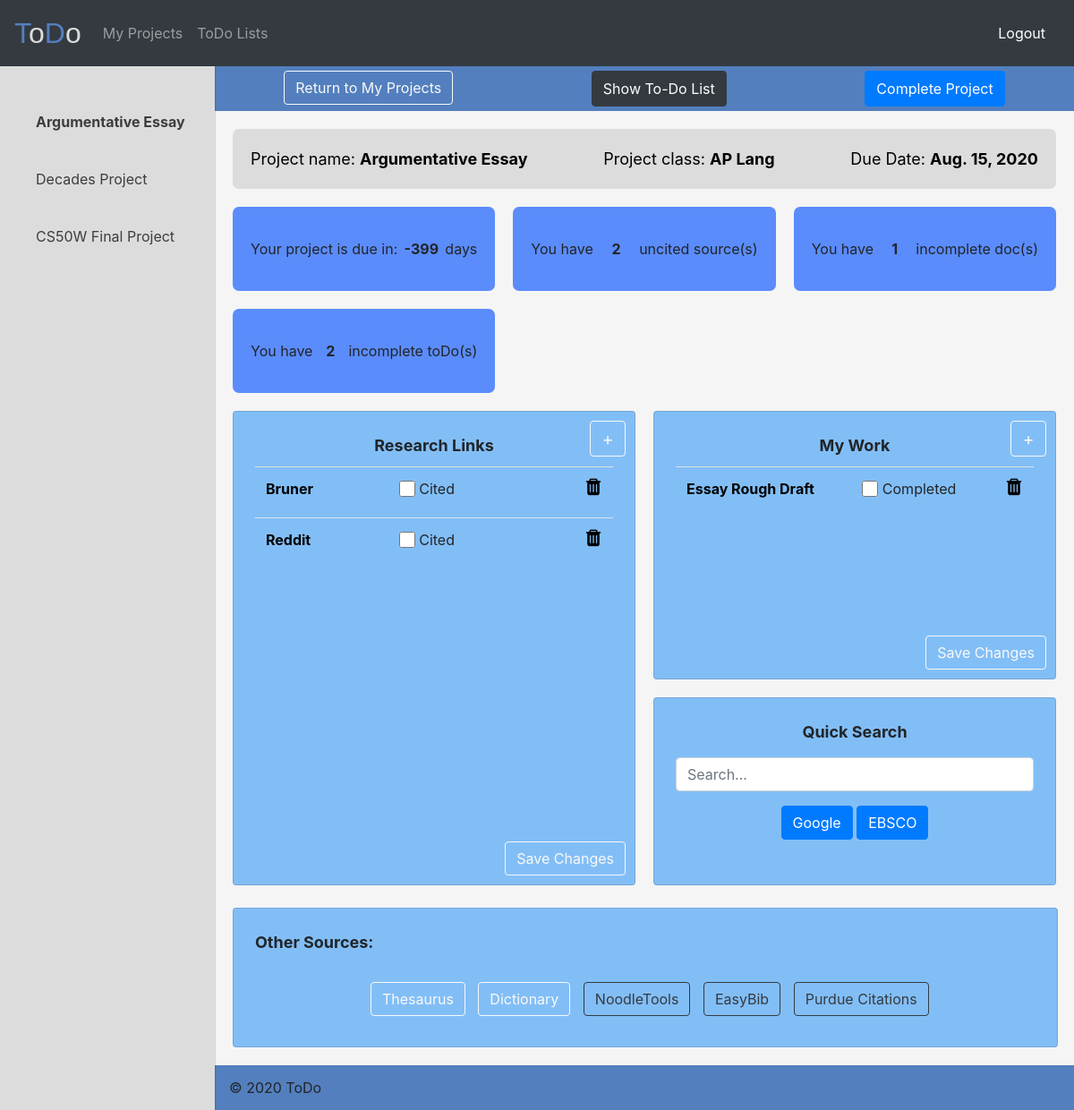
/details/56 (signed in), run on the app's committed database.
### projects/models.py (models this page shows, shortened)
class Project(models.Model):
    project_name = models.CharField(max_length=64)
    user = models.ForeignKey(User, related_name="user_projects", on_delete=models.CASCADE)
    start_date = models.DateField()
    due_date = models.DateField()
    project_class = models.CharField(max_length=64)
    status = models.CharField(default="Incomplete", max_length=20, choices=[
        ("Incomplete", "Incomplete"),
        ("Complete", "Complete")
    ])

class Link(models.Model):
    link_tag = models.CharField(max_length=64)
    link_type = models.CharField(max_length=64, choices=[
        ("Document", "Document"),
        ("Research", "Research")
    ])
    url = models.URLField(blank=True, null=True)
    link_status = models.CharField(default="Uncited", max_length=64, choices=[
        ("Uncited", "Uncited"),
        ("Cited", "Cited")
    ])
    doc_status = models.CharField(default="Incomplete", max_length=64, choices=[
        ("Incomplete", "Incomplete"),
        ("Complete", "Complete")
    ])
    due_date = models.DateField(null=True, blank=True)
    doc_file = models.FileField(blank=True, null=True)
    user = models.ForeignKey(User, related_name="user_links", on_delete=models.CASCADE)
    project = models.ForeignKey(Project, on_delete=models.CASCADE, related_name="project_links")

### projects/views.py (the view)
# urls.py: path("details/<int:id>", views.details, name="details"),
def details(request, id):
    project = Project.objects.get(id=id)
    user_projects=Project.objects.exclude(id=id).filter(user=request.user, status="Incomplete")
    research_links = Link.objects.filter(user=request.user, project=project, link_type="Research")
    uncited = len(Link.objects.filter(user=request.user, project=project, link_type="Research", link_status="Uncited"))
    incomplete = len(Link.objects.filter(user=request.user, project=project, link_type="Document",doc_status="Incomplete"))
    doc_links = Link.objects.filter(user=request.user, project=project, link_type="Document")
    toDos = ToDo.objects.filter(user=request.user, project=project).order_by("completed")
    not_done = len(ToDo.objects.filter(user=request.user,project=project,completed=False))
    deltaDays = project.due_date - datetime.date.today()
    return render(request, "projects/details.html", {
        "project":project,
        "research_links": research_links,
        "all_projects": user_projects,
        "doc_links": doc_links,
        "toDos": toDos,
        "days_left": deltaDays.days,
        "uncited": uncited,
        "incomplete": incomplete,
        "not_done":not_done
    })

### projects/templates/projects/details.html (shortened to what this page needs)
{% extends "projects/layout.html" %}
{% block body %}
<div class="grid-container">
    <header class="header">
        <a href="{% url 'index' %}"><button id="return" style="margin:5px;" class="btn btn-outline-light">Return to My Projects</button></a>
        <button style="margin:5px;" class="btn btn-dark" id="show_todo" onclick="show_todo()">Show To-Do List</button>
        {% if project.status == "Incomplete" %}
        <button style="margin:5px;" id="complete" data-project="{{ project.id }}" onclick="complete()" class="btn btn-primary">Complete Project</button>
        {% else %}
        <button style="margin:5px;" data-project="{{ project.id }}" id="reactivate" onclick="reopen()" class="btn btn-primary">Re-open Project</button>
        {% endif %}
    </header>
    <aside class="sidenav">
        <ul class="sidenav__list">
            <li style="font-weight:bold" class="sidenav__list-item">{{ project.project_name }}</li>
            {% for project in all_projects %}
            <a style="text-decoration: none;" href="{% url 'details' project.id %}"><li class="sidenav__list-item">{{ project.project_name }}</li></a>
            {% endfor %}
          </ul>
    </aside>
    <main class="main">
        <div class="main-header">
            <div class="main-header__heading">Project name: <span style="font-weight:bold;">{{ project.project_name }}</span></div>
            <div class="main-header__heading">Project class: <span style="font-weight:bold;">{{ project.project_class }}</span></div>
            <div class="main-header__heading">Due Date: <span style="font-weight:bold;">{{ project.due_date }}</span></div>
        </div>
        {% if project.status == "Incomplete" %}
        <div class="main-overview">
            <div class="overviewcard">
              <div class="overviewcard__icon">Your project is due in:</div>
              <div style="font-weight:bold;" class="overviewcard__info">{{ days_left }}</div>
                <span style="font-weight:normal;" class="overviewcard__info">days</span>
            </div>
            <div class="overviewcard">
              <div class="overviewcard__icon">You have</div>
              <div style="font-weight:bold;" id="uncited_count" class="overviewcard__info">{{ uncited }}</div>
                <span style="font-weight:normal;" class="overviewcard__info">uncited source(s)</span>
            </div>
            <div class="overviewcard">
              <div class="overviewcard__icon">You have</div>
              <div style="font-weight:bold;" id="incomplete_count" class="overviewcard__info">{{ incomplete }}</div>
                <span style="font-weight:normal;" class="overviewcard__info">incomplete doc(s)</span>
            </div>
            <div class="overviewcard">
              <div class="overviewcard__icon">You have</div>
              <div style="font-weight:bold;" id="toDo_count" class="overviewcard__info">{{ not_done }}</div>
              <span style="font-weight:normal;" class="overviewcard__info">incomplete toDo(s)</span>
            </div>
        </div>
        {% endif %}
        <div class="main-cards">
            <div class="card">
                <button class="btn btn-outline-light add" data-toggle="modal" data-target="#add_r_link">+</button>
                <span style="text-align:center;"class="card-heading">Research Links</span>
                <table style="margin-top: 10px;" class="table">
                    <tbody id="research_links_list">
                    {% for link in research_links %}
                      <tr data-status="{{ link.link_status }}" data-link="{{ link.id }}" class="link_row">
                        <th scope="row">
                            <a style="color:black" target="_blank" href="{{ link.url }}">{{ link.link_tag }}</a>
                        </th>
                        <td id="cite">
                            {% if link.link_status == "Uncited" %}
                            <input class="check" type="checkbox" name="cited">
                            {% else %}
                            <input class="check" type="checkbox" name="cited" checked>
                            {% endif %}
                            <label for="cited"> Cited</label><br>
                        </td>
                        <td> <img data-link="{{ link.id }}" onclick="delete_link()" style="width:20px;height:20px;float:right;" src="/static/projects/trash-icon.png"> </td>
                      </tr>
                    {% endfor %}
                    </tbody>
                </table>
                <button style="position:absolute;bottom:10px;right:10px" onclick="save_research()" class="btn btn-small btn-outline-light">Save Changes</button>
            </div>
            <div class="card">
                <span style="text-align:center;"class="card-heading">My Work</span>
                    <button class="btn btn-outline-light add" data-toggle="modal" data-target="#add_d_link">+</button>
                    <table style="margin-top: 10px;" class="table">
                        <tbody id="document_link_list">
                        {% for link in doc_links %}
                          <tr class="doc_row" data-status="{{ link.doc_status }}" data-link="{{ link.id }}">
                            <th scope="row">
                                {% if link.url %}
                                <a style="color:black" target="_blank" href="{{ link.url }}">{{ link.link_tag }}</a>
                                {% else %}
                                <a style="color:black" class="doc" data-file="{{ link.doc_file }}" href="{{ link.doc_file }}">{{ link.link_tag }}</a>
                                {% endif %}
                            </th>
                            <td>
                                {% if link.doc_status == "Incomplete" %}
                                <input class="check" type="checkbox" name="completed">
                                {% else %}
                                <input class="check" type="checkbox" name="completed" checked>
                                {% endif %}
                                <label for="completed"> Completed</label><br>
                            </td>
                            <td> <img data-link="{{ link.id }}" onclick="delete_link()" style="width:20px;height:20px;float:right;" src="/static/projects/trash-icon.png"> </td>
                          </tr>
                        {% endfor %}
                        </tbody>
                    </table>
                    <button style="position:absolute;bottom:10px;right:10px" onclick="save_work()" class="btn btn-small btn-outline-light">Save Changes</button>
            </div>
            <div style="display:block;text-align:center;" class="card">
                <span style="text-align:center;"class="card-heading">Quick Search</span><br>
                <form style="margin-top:15px;" action="https://google.com/search" target="_blank">
                    <div class="form-group">
                        <input type="text" name="q" class="form-control" id="query" placeholder="Search...">
                    </div>
                    <button onclick="clear_field()" class="btn btn-primary">Google</button>
                    <button onclick="submit_ebsco()" class="btn btn-primary">EBSCO</button>
                </form>
            </div>
        </div>
        <div class="card" style="text-align:center;">
            <span style="margin-bottom:7px;text-align:left"class="card-heading">Other Sources:</span><br>
            <div style="flex-wrap:wrap;" id="link-group">
                <button type="button" style="margin-left:10px;margin-bottom:10px" class="btn btn-outline-light" onclick="window.open('https://www.thesaurus.com/')">Thesaurus</button>
                <button type="button" style="margin-left:10px;margin-bottom:10px" class="btn btn-outline-light" onclick="window.open('https://www.dictionary.com/')">Dictionary</button>
                <button type="button" style="margin-left:10px;margin-bottom:10px" class="btn btn-outline-dark" onclick="window.open('https://www.noodletools.com/')">NoodleTools</button>
                <button type="button" style="margin-left:10px;margin-bottom:10px" class="btn btn-outline-dark" onclick="window.open('https://www.easybib.com/')">EasyBib</button>
                <button type="button" style="margin-left:10px;margin-bottom:10px" class="btn btn-outline-dark" onclick="window.open('https://owl.purdue.edu/owl/research_and_citation/resources.html')">Purdue Citations</button>
            </div>
        </div>
    </main>
    <footer class="footer">
        <div class="footer__copyright">&copy; 2020 ToDo</div>
    </footer>
  </div>
{% endblock %}

### projects/static/projects/styles.css (style rules this page uses)
.grid-container { display: grid; grid-template-columns: 240px 1fr; grid-template-rows: 50px 1fr 50px; grid-template-areas: "sidenav header" "sidenav main" "sidenav footer"; height: 100vh; }
.header { grid-area: header; background-color: #648ca6; }
.sidenav { grid-area: sidenav; background-color: #394263; }
.main { grid-area: main; background-color: #8fd4d9; }
.footer { grid-area: footer; background-color: #648ca6; }

### projects/templates/projects/details.html (style rules this page uses)
.grid-container { display: grid; grid-template-columns: 1fr; grid-template-rows: 50px 1fr 50px; grid-template-areas: 'header' 'main' 'footer'; height: 100vh; }
.sidenav { grid-area: sidenav; display: flex; flex-direction: column; height: 100%; width: 240px; position: fixed; overflow-y: auto; box-shadow: 0 2px 2px 0 rgba(0, 0, 0, 0.16), 0 0 0 1px rgba(0, 0, 0, 0.08); z-index: 2; background-color: #dcdcdc; transform: translateX(-245px); transition: all .6s ease-in-out; }
.main-cards { column-count: 1; column-gap: 20px; margin: 20px; }
.header button { font-size:small; }
@media only screen and (min-width: 46.875em) { .grid-container { display: grid; grid-template-columns: 240px 1fr; grid-template-rows: 50px 1fr 50px; grid-template-areas: "sidenav header" "sidenav main" "sidenav footer"; } }
@media only screen and (min-width: 46.875em) { .sidenav { position: relative; transform: translateX(0); } }
@media only screen and (min-width: 65.625em) { .header button { font-size:medium; } }
@media only screen and (min-width: 65.625em) { .main-cards { column-count: 2; } }
.header { grid-area: header; background-color: #537fbe; }
.main { grid-area: main; background-color: #F5F5F5 ; }
.footer { grid-area: footer; background-color: #537fbe; display: flex; align-items: center; justify-content: space-between; padding: 0 16px; }
.sidenav__list { padding: 0; margin-top: 30px; margin-bottom:30px; list-style-type: none; }
.sidenav__list-item { padding: 20px 20px 20px 40px; color: #3d3d3d; }
.main-header { display: flex; justify-content: space-between; margin: 20px; padding: 20px; background-color: #dcdcdc; color: black; font-size: large; border-radius:7px; }
.main-overview { display: grid; grid-template-columns: repeat(auto-fit, minmax(265px, 1fr)); grid-auto-rows: 94px; grid-gap: 20px; margin: 20px; }
.overviewcard { display: flex; align-items: center; justify-content: space-between; padding: 20px; background-color: #5B8CFC; border-radius:7px; }
.main-cards { column-count: 2; column-gap: 20px; margin: 20px; }
.card { display: flex; flex-wrap: wrap; flex-direction: column; width: 100%; background-color: #82bef6; margin-bottom: 20px; -webkit-column-break-inside: avoid; padding: 24px; box-sizing: border-box; }
.card:first-child { min-height: 530px; }
.card:nth-child(2) { min-height: 300px; }
.card:nth-child(3) { height: 210px; }
.card:nth-child(4) { margin-left:20px; margin-right:30px; margin-top:-15px; width:96% }
.header { display:flex; justify-content: space-around; }
.card-heading { font-weight:bold; font-size:large; }
.check { height:18px; width:18px; position:relative; top:3px; }
.add { height:40px; width:40px; position:absolute; right: 10px; top: 10px; font-size:larger; padding:4px; }

### data on the page
Project: project_name "Argumentative Essay", project_class "AP Lang", due_date "Aug. 15, 2020"
Project: project_name "Decades Project"
Project: project_name "CS50W Final Project"
Link: link_tag "Bruner"
Link: link_tag "Reddit"
Link: link_tag "Essay Rough Draft"

### other printed values
{{ uncited }} "2"
{{ incomplete }} "1"
{{ not_done }} "2"
